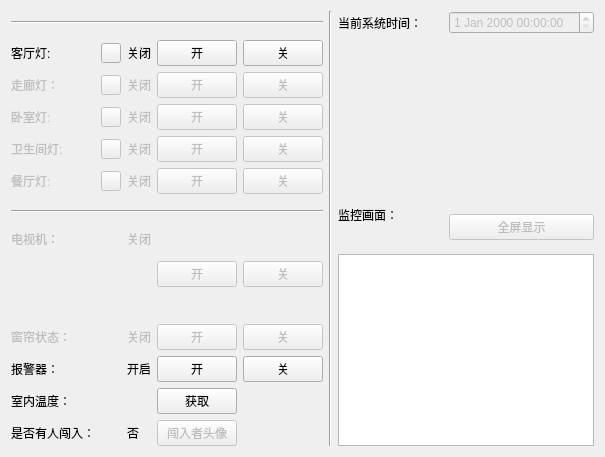
    <widget class="QWidget" name="tabStatus">
     <attribute name="title">
      <string>住所当前状态</string>
     </attribute>
     <layout class="QGridLayout" name="gridLayout_10">
      <item row="3" column="1">
       <widget class="QPushButton" name="push_ButtonDedroomLightStatus">
        <property name="enabled">
         <bool>false</bool>
        </property>
        <property name="maximumSize">
         <size>
          <width>20</width>
          <height>20</height>
         </size>
        </property>
        <property name="text">
         <string/>
        </property>
        <property name="icon">
         <iconset resource="pic/pics.qrc">
          <normaloff>:/pics/light.jpg</normaloff>:/pics/light.jpg</iconset>
        </property>
       </widget>
      </item>
      <item row="3" column="0">
       <widget class="QLabel" name="label_53">
        <property name="enabled">
         <bool>false</bool>
        </property>
        <property name="text">
         <string>卧室灯:</string>
        </property>
       </widget>
      </item>
      <item row="0" column="7">
       <widget class="QDateTimeEdit" name="dateTimeEditCurtime">
        <property name="enabled">
         <bool>false</bool>
        </property>
       </widget>
      </item>
      <item row="2" column="4">
       <widget class="QPushButton" name="pushButtonCorridorLightOff">
        <property name="enabled">
         <bool>false</bool>
        </property>
        <property name="text">
         <string>关</string>
        </property>
       </widget>
      </item>
      <item row="12" column="0">
       <widget class="QLabel" name="label_106">
        <property name="text">
         <string>室内温度：</string>
        </property>
       </widget>
      </item>
      <item row="11" column="3">
       <widget class="QPushButton" name="pushButtonAlarmOn">
        <property name="text">
         <string>开</string>
        </property>
       </widget>
      </item>
      <item row="2" column="0">
       <widget class="QLabel" name="label_2">
        <property name="enabled">
         <bool>false</bool>
        </property>
        <property name="text">
         <string>走廊灯：</string>
        </property>
       </widget>
      </item>
      <item row="4" column="2">
       <widget class="QLabel" name="labelWashroomLight">
        <property name="enabled">
         <bool>false</bool>
        </property>
        <property name="text">
         <string>关闭</string>
        </property>
       </widget>
      </item>
      <item row="4" column="1">
       <widget class="QPushButton" name="pushButtonWashroomLightStatus">
        <property name="enabled">
         <bool>false</bool>
        </property>
        <property name="maximumSize">
         <size>
          <width>20</width>
          <height>20</height>
         </size>
        </property>
        <property name="text">
         <string/>
        </property>
        <property name="icon">
         <iconset resource="pic/pics.qrc">
          <normaloff>:/pics/light.jpg</normaloff>:/pics/light.jpg</iconset>
        </property>
       </widget>
      </item>
      <item row="0" column="6">
       <widget class="QLabel" name="label_104">
        <property name="text">
         <string>当前系统时间：</string>
        </property>
       </widget>
      </item>
      <item row="10" column="0">
       <widget class="QLabel" name="label_99">
        <property name="enabled">
         <bool>false</bool>
        </property>
        <property name="text">
         <string>窗帘状态：</string>
        </property>
       </widget>
      </item>
      <item row="11" column="2">
       <widget class="QLabel" name="labelAlarm">
        <property name="text">
         <string>开启</string>
        </property>
       </widget>
      </item>
      <item row="6" column="0" rowspan="2" colspan="5">
       <widget class="Line" name="line_12">
        <property name="orientation">
         <enum>Qt::Horizontal</enum>
        </property>
       </widget>
      </item>
      <item row="9" column="6" rowspan="5" colspan="2">
       <widget class="QGraphicsView" name="graphicsViewCamera">
        <property name="minimumSize">
         <size>
          <width>100</width>
          <height>100</height>
         </size>
        </property>
       </widget>
      </item>
      <item row="12" column="2">
       <widget class="QLabel" name="labelTemprature">
        <property name="text">
         <string/>
        </property>
       </widget>
      </item>
      <item row="1" column="1">
       <widget class="QPushButton" name="pushButtonParlourLightStatus">
        <property name="enabled">
         <bool>true</bool>
        </property>
        <property name="maximumSize">
         <size>
          <width>20</width>
          <height>20</height>
         </size>
        </property>
        <property name="text">
         <string/>
        </property>
        <property name="icon">
         <iconset resource="pic/pics.qrc">
          <normaloff>:/pics/light.jpg</normaloff>:/pics/light.jpg</iconset>
        </property>
       </widget>
      </item>
      <item row="5" column="1">
       <widget class="QPushButton" name="pushButtonDiningroomLightStatus">
        <property name="enabled">
         <bool>false</bool>
        </property>
        <property name="maximumSize">
         <size>
          <width>20</width>
          <height>20</height>
         </size>
        </property>
        <property name="text">
         <string/>
        </property>
        <property name="icon">
         <iconset resource="pic/pics.qrc">
          <normaloff>:/pics/light.jpg</normaloff>:/pics/light.jpg</iconset>
        </property>
       </widget>
      </item>
      <item row="8" column="4" rowspan="2">
       <widget class="QPushButton" name="pushButton_2">
        <property name="enabled">
         <bool>false</bool>
        </property>
        <property name="text">
         <string>关</string>
        </property>
       </widget>
      </item>
      <item row="5" column="4">
       <widget class="QPushButton" name="pushButtonDiningroomLightOff">
        <property name="enabled">
         <bool>false</bool>
        </property>
        <property name="text">
         <string>关</string>
        </property>
       </widget>
      </item>
      <item row="1" column="3">
       <widget class="QPushButton" name="pushButtonParlourLightOn">
        <property name="enabled">
         <bool>true</bool>
        </property>
        <property name="text">
         <string>开</string>
        </property>
       </widget>
      </item>
      <item row="13" column="2">
       <widget class="QLabel" name="labelTheif">
        <property name="text">
         <string>否</string>
        </property>
       </widget>
      </item>
      <item row="8" column="3" rowspan="2">
       <widget class="QPushButton" name="pushButton">
        <property name="enabled">
         <bool>false</bool>
        </property>
        <property name="text">
         <string>开</string>
        </property>
       </widget>
      </item>
      <item row="3" column="2">
       <widget class="QLabel" name="labelBedroomLight">
        <property name="enabled">
         <bool>false</bool>
        </property>
        <property name="text">
         <string>关闭</string>
        </property>
       </widget>
      </item>
      <item row="1" column="4">
       <widget class="QPushButton" name="pushButtonParlourLightOff">
        <property name="text">
         <string>关</string>
        </property>
       </widget>
      </item>
      <item row="8" column="0">
       <widget class="QLabel" name="label_93">
        <property name="enabled">
         <bool>false</bool>
        </property>
        <property name="text">
         <string>电视机：</string>
        </property>
       </widget>
      </item>
      <item row="4" column="4">
       <widget class="QPushButton" name="pushButtonWashroomLightOff">
        <property name="enabled">
         <bool>false</bool>
        </property>
        <property name="text">
         <string>关</string>
        </property>
       </widget>
      </item>
      <item row="7" column="6">
       <widget class="QLabel" name="label_103">
        <property name="text">
         <string>监控画面：</string>
        </property>
       </widget>
      </item>
      <item row="3" column="3">
       <widget class="QPushButton" name="pushButtonBedroomLightOn">
        <property name="enabled">
         <bool>false</bool>
        </property>
        <property name="text">
         <string>开</string>
        </property>
       </widget>
      </item>
      <item row="13" column="0">
       <widget class="QLabel" name="label_105">
        <property name="text">
         <string>是否有人闯入：</string>
        </property>
       </widget>
      </item>
      <item row="7" column="7" rowspan="2">
       <widget class="QPushButton" name="pushButtonCameraFullscreen">
        <property name="enabled">
         <bool>false</bool>
        </property>
        <property name="text">
         <string>全屏显示</string>
        </property>
       </widget>
      </item>
      <item row="5" column="0">
       <widget class="QLabel" name="label_52">
        <property name="enabled">
         <bool>false</bool>
        </property>
        <property name="text">
         <string>餐厅灯:</string>
        </property>
       </widget>
      </item>
      <item row="10" column="2">
       <widget class="QLabel" name="label_9">
        <property name="enabled">
         <bool>false</bool>
        </property>
        <property name="text">
         <string>关闭</string>
        </property>
       </widget>
      </item>
      <item row="5" column="3">
       <widget class="QPushButton" name="pushButtonDiningroomLightOn">
        <property name="enabled">
         <bool>false</bool>
        </property>
        <property name="text">
         <string>开</string>
        </property>
       </widget>
      </item>
      <item row="4" column="0">
       <widget class="QLabel" name="label_51">
        <property name="enabled">
         <bool>false</bool>
        </property>
        <property name="text">
         <string>卫生间灯:</string>
        </property>
       </widget>
      </item>
      <item row="4" column="3">
       <widget class="QPushButton" name="pushButtonWashroomLightOn">
        <property name="enabled">
         <bool>false</bool>
        </property>
        <property name="text">
         <string>开</string>
        </property>
       </widget>
      </item>
      <item row="2" column="3">
       <widget class="QPushButton" name="pushButtonCorridorLightOn">
        <property name="enabled">
         <bool>false</bool>
        </property>
        <property name="text">
         <string>开</string>
        </property>
       </widget>
      </item>
      <item row="11" column="0">
       <widget class="QLabel" name="label_101">
        <property name="text">
         <string>报警器：</string>
        </property>
       </widget>
      </item>
      <item row="5" column="2">
       <widget class="QLabel" name="labelDiningroomLight">
        <property name="enabled">
         <bool>false</bool>
        </property>
        <property name="text">
         <string>关闭</string>
        </property>
       </widget>
      </item>
      <item row="1" column="2">
       <widget class="QLabel" name="labelParlourLight">
        <property name="text">
         <string>关闭</string>
        </property>
       </widget>
      </item>
      <item row="0" column="5" rowspan="14">
       <widget class="Line" name="line_14">
        <property name="orientation">
         <enum>Qt::Vertical</enum>
        </property>
       </widget>
      </item>
      <item row="2" column="2">
       <widget class="QLabel" name="labelCorridorLight">
        <property name="enabled">
         <bool>false</bool>
        </property>
        <property name="text">
         <string>关闭</string>
        </property>
       </widget>
      </item>
      <item row="2" column="6" rowspan="5" colspan="2">
       <widget class="WorldTimeClock" name="worldTimeClock" native="true"/>
      </item>
      <item row="3" column="4">
       <widget class="QPushButton" name="pushButtonBedroomLightOff">
        <property name="enabled">
         <bool>false</bool>
        </property>
        <property name="text">
         <string>关</string>
        </property>
       </widget>
      </item>
      <item row="10" column="3">
       <widget class="QPushButton" name="pushButton_3">
        <property name="enabled">
         <bool>false</bool>
        </property>
        <property name="text">
         <string>开</string>
        </property>
       </widget>
      </item>
      <item row="13" column="3">
       <widget class="QPushButton" name="pushButtonTheif">
        <property name="enabled">
         <bool>false</bool>
        </property>
        <property name="text">
         <string>闯入者头像</string>
        </property>
        <property name="checkable">
         <bool>false</bool>
        </property>
        <property name="autoRepeat">
         <bool>false</bool>
        </property>
        <property name="autoExclusive">
         <bool>false</bool>
        </property>
        <property name="autoDefault">
         <bool>false</bool>
        </property>
        <property name="default">
         <bool>false</bool>
        </property>
        <property name="flat">
         <bool>false</bool>
        </property>
       </widget>
      </item>
      <item row="10" column="4">
       <widget class="QPushButton" name="pushButton_4">
        <property name="enabled">
         <bool>false</bool>
        </property>
        <property name="text">
         <string>关</string>
        </property>
       </widget>
      </item>
      <item row="0" column="0" colspan="5">
       <widget class="Line" name="line_15">
        <property name="orientation">
         <enum>Qt::Horizontal</enum>
        </property>
       </widget>
      </item>
      <item row="11" column="4">
       <widget class="QPushButton" name="pushButtonAlarmOff">
        <property name="text">
         <string>关</string>
        </property>
       </widget>
      </item>
      <item row="1" column="0">
       <widget class="QLabel" name="label">
        <property name="text">
         <string>客厅灯:</string>
        </property>
       </widget>
      </item>
      <item row="8" column="2">
       <widget class="QLabel" name="label_8">
        <property name="enabled">
         <bool>false</bool>
        </property>
        <property name="text">
         <string>关闭</string>
        </property>
       </widget>
      </item>
      <item row="12" column="3">
       <widget class="QPushButton" name="pushButtonGetTemp">
        <property name="text">
         <string>获取</string>
        </property>
       </widget>
      </item>
      <item row="2" column="1">
       <widget class="QPushButton" name="pushButtonCorridorLightStatus">
        <property name="enabled">
         <bool>false</bool>
        </property>
        <property name="maximumSize">
         <size>
          <width>20</width>
          <height>20</height>
         </size>
        </property>
        <property name="text">
         <string/>
        </property>
        <property name="icon">
         <iconset resource="pic/pics.qrc">
          <normaloff>:/pics/light.jpg</normaloff>:/pics/light.jpg</iconset>
        </property>
       </widget>
      </item>
     </layout>
    </widget>
